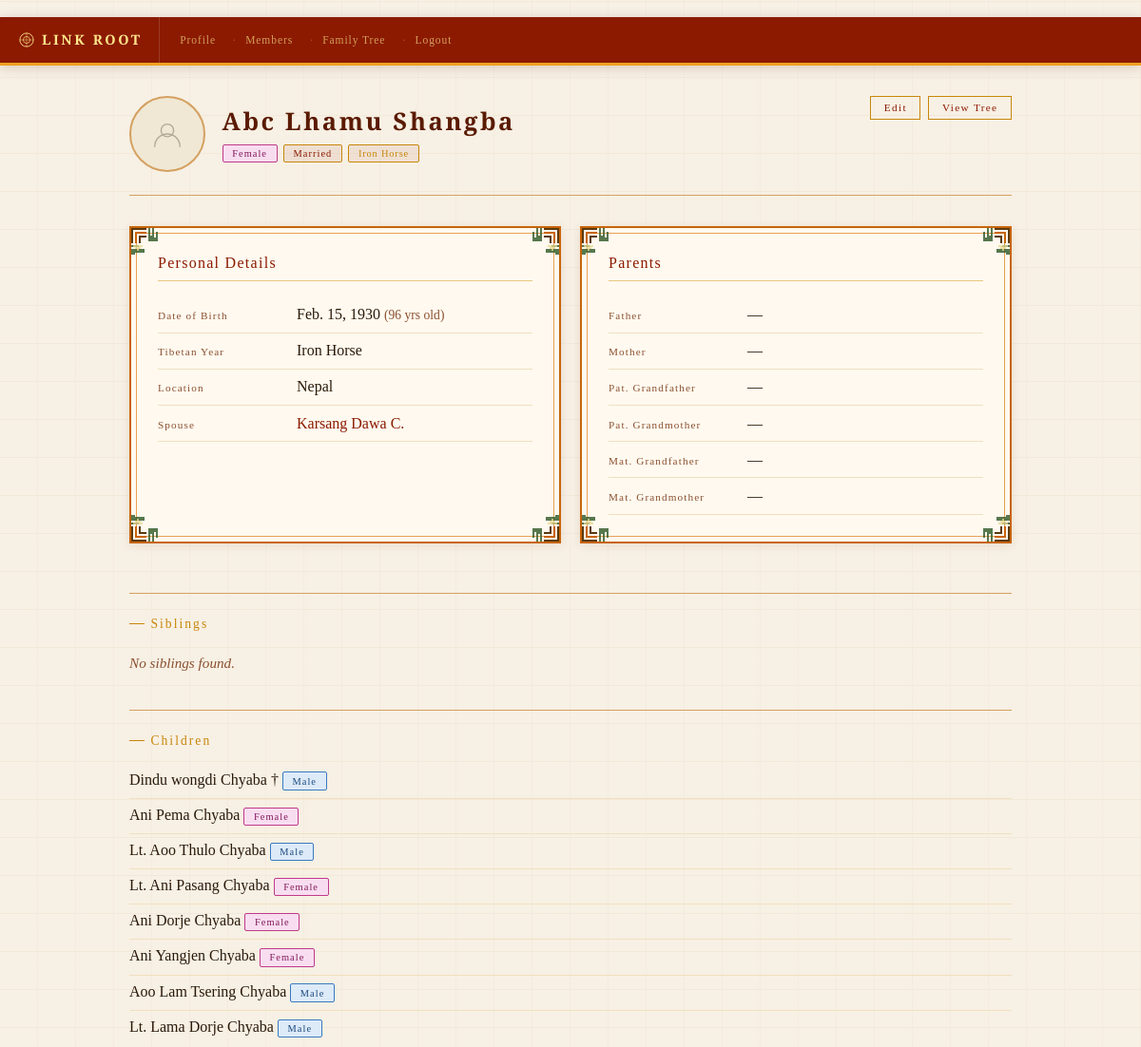
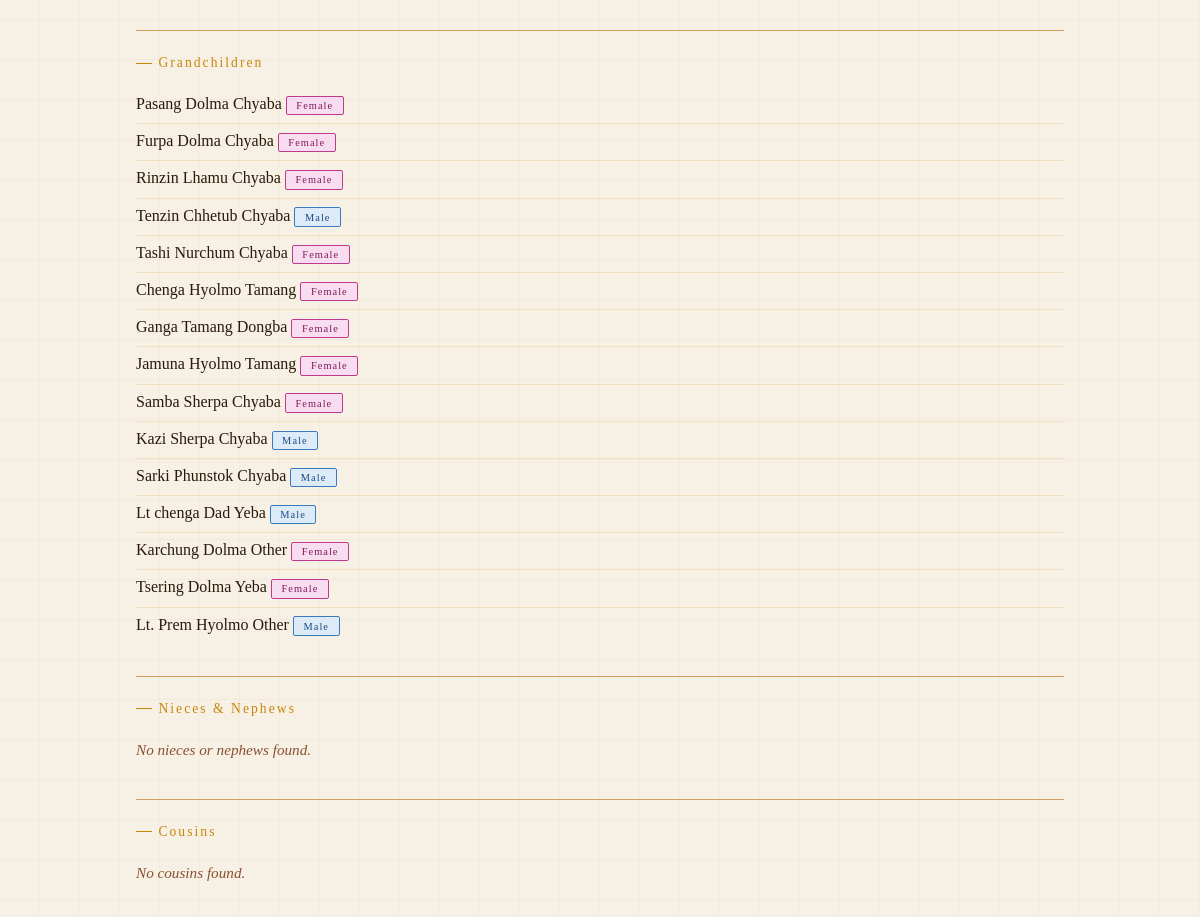
/accounts/family/3/ (signed in), run on the app's committed database (2 pictures, top to bottom).
### accounts/models.py (models this page shows)
class FamilyMember(models.Model):
    user         = models.ForeignKey(User, on_delete=models.CASCADE, null=True, blank=True)
    family_group = models.ForeignKey(FamilyGroup, on_delete=models.SET_NULL, null=True, blank=True, related_name='members')
    first_name   = models.CharField(max_length=100)
    middle_name  = models.CharField(max_length=100, blank=True)
    last_name    = models.CharField(max_length=100)
    gender         = models.CharField(max_length=1, choices=GENDER_CHOICES, null=True, blank=True)
    marital_status = models.CharField(max_length=10, choices=MARITAL_STATUS, default='Single')
    date_of_birth  = models.DateField(null=True, blank=True)
    date_of_death  = models.DateField(null=True, blank=True)
    address        = models.TextField(blank=True)
    photo          = models.ImageField(upload_to='members/', blank=True, null=True)
    phone          = models.CharField(max_length=30, blank=True)
    facebook       = models.CharField(max_length=200, blank=True)
    instagram      = models.CharField(max_length=200, blank=True)
    father = models.ForeignKey(
        'self', null=True, blank=True,
        on_delete=models.SET_NULL,
        related_name='children_of_father'
    )
    mother = models.ForeignKey(
        'self', null=True, blank=True,
        on_delete=models.SET_NULL,
        related_name='children_of_mother'
    )
    spouse = models.ForeignKey(
        'self', null=True, blank=True,
        on_delete=models.SET_NULL,
        related_name='married_to'
    )
    @property
    def is_deceased(self):
        return self.date_of_death is not None
    @property
    def age(self):
        if not self.date_of_birth:
            return None
        end = self.date_of_death or date.today()
        return end.year - self.date_of_birth.year - (
            (end.month, end.day) < (self.date_of_birth.month, self.date_of_birth.day)
        )
    @property
    def tibetan_year(self):
        if self.date_of_birth:
            return get_tibetan_year(self.date_of_birth.year)
        return ''
    def get_children(self):
        from itertools import chain
        children = list(chain(
            self.children_of_father.all(),
            self.children_of_mother.all()
        ))
        seen = set()
        unique = []
        for c in children:
            if c.pk not in seen:
                seen.add(c.pk)
                unique.append(c)
        return sorted(unique, key=lambda c: c.date_of_birth or date.max)
    def __str__(self):
        if self.middle_name:
            return f"{self.first_name} {self.middle_name} {self.last_name[0]}."
        return f"{self.first_name} {self.last_name[0]}."

### accounts/views.py (the view, shortened to what this page needs)
# urls.py: path('family/<int:pk>/', views.family_detail, name='family_detail'),
@login_required
def family_detail(request, pk):
    member = get_object_or_404(FamilyMember, pk=pk)
    children = member.get_children()
    siblings = FamilyMember.objects.none()
    if member.father:
        siblings = siblings | FamilyMember.objects.filter(father=member.father).exclude(pk=pk)
    if member.mother:
        siblings = siblings | FamilyMember.objects.filter(mother=member.mother).exclude(pk=pk)
    siblings = siblings.distinct()
    cousins = FamilyMember.objects.none()
    parent_siblings = FamilyMember.objects.none()
    parent_siblings = parent_siblings.distinct()
    for aunt_uncle in parent_siblings:
        cousins = cousins | FamilyMember.objects.filter(
            father=aunt_uncle
        ) | FamilyMember.objects.filter(
            mother=aunt_uncle
        )
    cousins = cousins.distinct().exclude(pk=pk)
    nieces_nephews = FamilyMember.objects.none()
    for sibling in siblings:
        nieces_nephews = nieces_nephews | FamilyMember.objects.filter(
            father=sibling
        ) | FamilyMember.objects.filter(
            mother=sibling
        )
    nieces_nephews = nieces_nephews.distinct()
    grandchildren = FamilyMember.objects.none()
    for child in children:
        for grandchild in child.get_children():
            grandchildren = grandchildren | FamilyMember.objects.filter(pk=grandchild.pk)
    grandchildren = grandchildren.distinct()
    can_edit = _user_can_edit(request.user, member)
    return render(request, 'accounts/family_detail.html', {
        'member': member,
        'siblings': siblings,
        'children': children,
        'cousins': cousins,
        'nieces_nephews': nieces_nephews,
        'grandchildren': grandchildren,
        'can_edit': can_edit,
    })

### accounts/templates/accounts/family_detail.html (shortened to what this page needs)
﻿{% extends 'accounts/base.html' %}
{% block content %}
<div class="main">
  <div class="page-header" style="display:flex; justify-content:space-between; align-items:flex-start; flex-wrap:wrap; gap:0.75rem;">
    <div style="display:flex; align-items:center; gap:1.1rem;">
      {% if member.photo %}
        <img src="{{ member.photo.url }}" alt="{{ member.first_name }}"
          style="width:80px; height:80px; border-radius:50%; object-fit:cover; border:2px solid {% if member.is_deceased %}#888{% else %}#c8860a{% endif %}; flex-shrink:0; display:block;
          {% if member.is_deceased %}filter:grayscale(60%);{% endif %}" />
      {% else %}
        <div style="width:80px; height:80px; border-radius:50%; background:var(--surface2); border:2px solid {% if member.is_deceased %}#aaa{% else %}var(--border){% endif %}; flex-shrink:0; display:flex; align-items:center; justify-content:center;">
          <svg width="34" height="34" viewBox="0 0 36 36" fill="none" style="opacity:0.3;">
            <circle cx="18" cy="14" r="7" stroke="currentColor" stroke-width="1.5"/>
            <path d="M4 32c0-7.732 6.268-14 14-14s14 6.268 14 14" stroke="currentColor" stroke-width="1.5" stroke-linecap="round"/>
          </svg>
        </div>
      {% endif %}
      <div>
        <div class="page-title" style="{% if member.is_deceased %}color:#5a5040;{% endif %}">
          {{ member.first_name }} {{ member.middle_name }} {{ member.last_name }}
        </div>
        <div style="margin-top:0.4rem; display:flex; gap:0.4rem; flex-wrap:wrap; align-items:center;">
          {% if member.gender == 'M' %}<span class="badge badge-male">Male</span>
          {% elif member.gender == 'F' %}<span class="badge badge-female">Female</span>{% endif %}
          {% if member.marital_status == 'Married' %}<span class="badge badge-married">Married</span>
          {% else %}<span class="badge badge-single">Single</span>{% endif %}
          {% if member.tibetan_year %}
            <span style="display:inline-block; padding:0.2rem 0.6rem; font-family:'Cinzel',serif; font-size:0.65rem; letter-spacing:0.08em; border-radius:2px; background:rgba(139,26,0,0.07); border:1px solid var(--gold-dim); color:var(--gold-dim);">{{ member.tibetan_year }}</span>
          {% endif %}
        </div>
      </div>
    </div>
    <div style="display:flex; gap:0.5rem; flex-wrap:wrap;">
      <a href="{% url 'edit_member' member.pk %}" class="btn btn-sm">Edit</a>
      <a href="{% url 'visual_tree' %}" class="btn btn-sm">View Tree</a>
    </div>
  </div>
  <div class="grid-2">
    <div class="card-rug">
      <div class="card-title">Personal Details</div>
      <div class="detail-row">
        <span class="detail-label">Date of Birth</span>
        <span class="detail-value">
          {{ member.date_of_birth|default:"—" }}
          {% if member.age %}
            <span style="color:var(--text-dim); font-size:0.85rem;">
              ({% if member.is_deceased %}lived {{ member.age }} yrs{% else %}{{ member.age }} yrs old{% endif %})
            </span>
          {% endif %}
        </span>
      </div>
      {% if member.tibetan_year %}
      <div class="detail-row">
        <span class="detail-label">Tibetan Year</span>
        <span class="detail-value">{{ member.tibetan_year }}</span>
      </div>
      {% endif %}
      <div class="detail-row">
        <span class="detail-label">Location</span>
        <span class="detail-value">{{ member.address|default:"—" }}</span>
      </div>
      {% if member.spouse %}
      <div class="detail-row">
        <span class="detail-label">Spouse</span>
        <span class="detail-value"><a href="{% url 'family_detail' member.spouse.pk %}" class="text-link">{{ member.spouse }}</a></span>
      </div>
      {% endif %}
    </div>
    <div class="card-rug">
      <div class="card-title">Parents</div>
      <div class="detail-row">
        <span class="detail-label">Father</span>
        <span class="detail-value">
          {% if member.father %}
            <a href="{% url 'family_detail' member.father.pk %}" class="text-link">
              {{ member.father }}{% if member.father.is_deceased %} †{% endif %}
            </a>
          {% else %}—{% endif %}
        </span>
      </div>
      <div class="detail-row">
        <span class="detail-label">Mother</span>
        <span class="detail-value">
          {% if member.mother %}
            <a href="{% url 'family_detail' member.mother.pk %}" class="text-link">
              {{ member.mother }}{% if member.mother.is_deceased %} †{% endif %}
            </a>
          {% else %}—{% endif %}
        </span>
      </div>
      <div class="detail-row">
        <span class="detail-label">Pat. Grandfather</span>
        <span class="detail-value">
          {% if member.father.father %}
            <a href="{% url 'family_detail' member.father.father.pk %}" class="text-link">
              {{ member.father.father }}{% if member.father.father.is_deceased %} †{% endif %}
            </a>
          {% else %}—{% endif %}
        </span>
      </div>
      <div class="detail-row">
        <span class="detail-label">Pat. Grandmother</span>
        <span class="detail-value">
          {% if member.father.mother %}
            <a href="{% url 'family_detail' member.father.mother.pk %}" class="text-link">
              {{ member.father.mother }}{% if member.father.mother.is_deceased %} †{% endif %}
            </a>
          {% else %}—{% endif %}
        </span>
      </div>
      <div class="detail-row">
        <span class="detail-label">Mat. Grandfather</span>
        <span class="detail-value">
          {% if member.mother.father %}
            <a href="{% url 'family_detail' member.mother.father.pk %}" class="text-link">
              {{ member.mother.father }}{% if member.mother.father.is_deceased %} †{% endif %}
            </a>
          {% else %}—{% endif %}
        </span>
      </div>
      <div class="detail-row">
        <span class="detail-label">Mat. Grandmother</span>
        <span class="detail-value">
          {% if member.mother.mother %}
            <a href="{% url 'family_detail' member.mother.mother.pk %}" class="text-link">
              {{ member.mother.mother }}{% if member.mother.mother.is_deceased %} †{% endif %}
            </a>
          {% else %}—{% endif %}
        </span>
      </div>
    </div>
  </div>
  <div class="section">
    <div class="section-title">Siblings</div>
    {% if siblings %}
    <ul class="member-list">
      {% for sibling in siblings %}
      <li>
        <a href="{% url 'family_detail' sibling.pk %}" class="text-link">
          {{ sibling.first_name }} {{ sibling.middle_name }} {{ sibling.last_name }}
          {% if sibling.is_deceased %}†{% endif %}
        </a>
        {% if sibling.gender == 'M' %}<span class="badge badge-male">Male</span>
        {% elif sibling.gender == 'F' %}<span class="badge badge-female">Female</span>{% endif %}
      </li>
      {% endfor %}
    </ul>
    {% else %}<p class="empty">No siblings found.</p>{% endif %}
  </div>
  <div class="section">
    <div class="section-title">Children</div>
    {% if children %}
    <ul class="member-list">
      {% for child in children %}
      <li>
        <a href="{% url 'family_detail' child.pk %}" class="text-link">
          {{ child.first_name }} {{ child.middle_name }} {{ child.last_name }}
          {% if child.is_deceased %}†{% endif %}
        </a>
        {% if child.gender == 'M' %}<span class="badge badge-male">Male</span>
        {% elif child.gender == 'F' %}<span class="badge badge-female">Female</span>{% endif %}
      </li>
      {% endfor %}
    </ul>
    {% else %}<p class="empty">No children found.</p>{% endif %}
  </div>
  <div class="section">
    <div class="section-title">Grandchildren</div>
    {% if grandchildren %}
    <ul class="member-list">
      {% for gc in grandchildren %}
      <li>
        <a href="{% url 'family_detail' gc.pk %}" class="text-link">
          {{ gc.first_name }} {{ gc.middle_name }} {{ gc.last_name }}
        </a>
        {% if gc.gender == 'M' %}<span class="badge badge-male">Male</span>
        {% elif gc.gender == 'F' %}<span class="badge badge-female">Female</span>{% endif %}
      </li>
      {% endfor %}
    </ul>
    {% else %}<p class="empty">No grandchildren found.</p>{% endif %}
  </div>
  <div class="section">
    <div class="section-title">Nieces &amp; Nephews</div>
    {% if nieces_nephews %}
    <ul class="member-list">
      {% for nn in nieces_nephews %}
      <li>
        <a href="{% url 'family_detail' nn.pk %}" class="text-link">
          {{ nn.first_name }} {{ nn.middle_name }} {{ nn.last_name }}
          {% if nn.is_deceased %}†{% endif %}
        </a>
        {% if nn.gender == 'M' %}<span class="badge badge-male">Male</span>
        {% elif nn.gender == 'F' %}<span class="badge badge-female">Female</span>{% endif %}
      </li>
      {% endfor %}
    </ul>
    {% else %}<p class="empty">No nieces or nephews found.</p>{% endif %}
  </div>
  <div class="section">
    <div class="section-title">Cousins</div>
    {% if cousins %}
    <ul class="member-list">
      {% for cousin in cousins %}
      <li>
        <a href="{% url 'family_detail' cousin.pk %}" class="text-link">
          {{ cousin.first_name }} {{ cousin.middle_name }} {{ cousin.last_name }}
          {% if cousin.is_deceased %}†{% endif %}
        </a>
        {% if cousin.gender == 'M' %}<span class="badge badge-male">Male</span>
        {% elif cousin.gender == 'F' %}<span class="badge badge-female">Female</span>{% endif %}
      </li>
      {% endfor %}
    </ul>
    {% else %}<p class="empty">No cousins found.</p>{% endif %}
  </div>
</div>
{% endblock %}

### data on the page
FamilyMember: first_name "Abc", middle_name "Lhamu", last_name "Shangba", tibetan_year "Iron Horse", date_of_birth "Feb. 15, 1930", age "96", address "Nepal", spouse "Karsang Dawa C."
FamilyMember: first_name "Dindu", middle_name "wongdi", last_name "Chyaba", gender "Male"
FamilyMember: first_name "Ani", middle_name "Pema", last_name "Chyaba", gender "Female"
FamilyMember: first_name "Lt. Aoo", middle_name "Thulo", last_name "Chyaba", gender "Male"
FamilyMember: first_name "Lt. Ani", middle_name "Pasang", last_name "Chyaba", gender "Female"
FamilyMember: first_name "Ani", middle_name "Dorje", last_name "Chyaba", gender "Female"
FamilyMember: first_name "Ani", middle_name "Yangjen", last_name "Chyaba", gender "Female"
FamilyMember: first_name "Aoo", middle_name "Lam Tsering", last_name "Chyaba", gender "Male"
FamilyMember: first_name "Lt. Lama", middle_name "Dorje", last_name "Chyaba", gender "Male"
FamilyMember: first_name "Pasang", middle_name "Dolma", last_name "Chyaba", gender "Female"
FamilyMember: first_name "Furpa", middle_name "Dolma", last_name "Chyaba", gender "Female"
FamilyMember: first_name "Rinzin", middle_name "Lhamu", last_name "Chyaba", gender "Female"
FamilyMember: first_name "Tenzin", middle_name "Chhetub", last_name "Chyaba", gender "Male"
FamilyMember: first_name "Tashi", middle_name "Nurchum", last_name "Chyaba", gender "Female"
FamilyMember: first_name "Chenga", middle_name "Hyolmo", last_name "Tamang", gender "Female"
FamilyMember: first_name "Ganga", middle_name "Tamang", last_name "Dongba", gender "Female"
FamilyMember: first_name "Jamuna", middle_name "Hyolmo", last_name "Tamang", gender "Female"
FamilyMember: first_name "Samba", middle_name "Sherpa", last_name "Chyaba", gender "Female"
FamilyMember: first_name "Kazi", middle_name "Sherpa", last_name "Chyaba", gender "Male"
FamilyMember: first_name "Sarki", middle_name "Phunstok", last_name "Chyaba", gender "Male"
FamilyMember: first_name "Lt chenga", middle_name "Dad", last_name "Yeba", gender "Male"
FamilyMember: first_name "Karchung", middle_name "Dolma", last_name "Other", gender "Female"
FamilyMember: first_name "Tsering", middle_name "Dolma", last_name "Yeba", gender "Female"
FamilyMember: first_name "Lt. Prem", middle_name "Hyolmo", last_name "Other", gender "Male"
